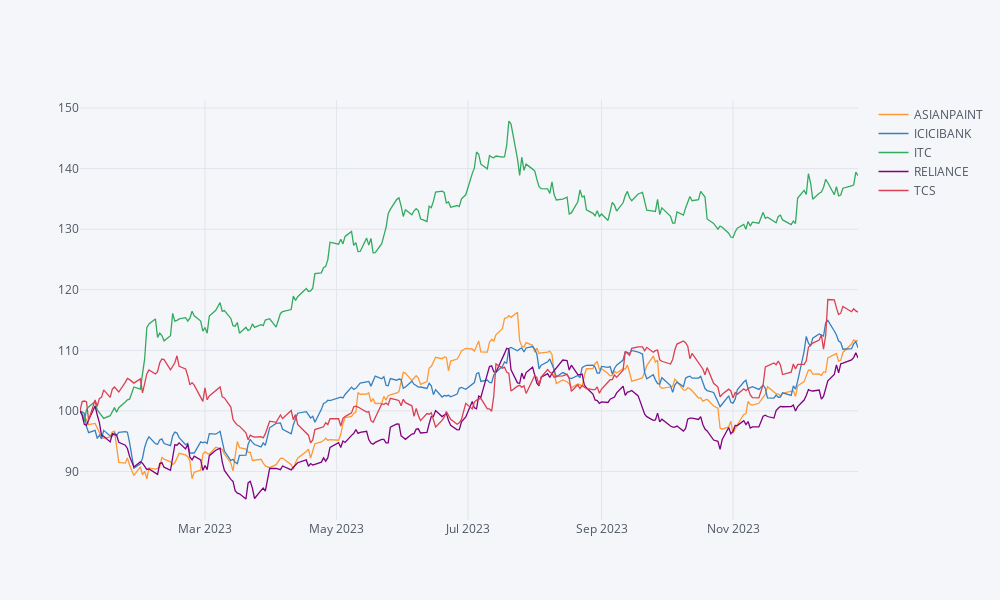

The cell this chart's notebook holds for it:
### Code cell
# Plot price history
df['2023':].normalize().iplot(kind='line')

### Figure 1 — Plotly figure (JSON) as saved in the notebook; plotly's stock layout.template omitted (floating-point values rounded to 4 significant figures; data arrays with more than 128 entries replaced by an {"elided": "..."} marker saying what was removed)
{"data": [{"line": {"color": "rgba(255, 153, 51, 1.0)", "dash": "solid", "shape": "linear", "width": 1.3}, "mode": "lines", "name": "ASIANPAINT", "text": "", "type": "scatter", "x": {"elided": "245 str values"}, "y": {"elided": "245 float values"}}, {"line": {"color": "rgba(55, 128, 191, 1.0)", "dash": "solid", "shape": "linear", "width": 1.3}, "mode": "lines", "name": "ICICIBANK", "text": "", "type": "scatter", "x": {"elided": "245 str values"}, "y": {"elided": "245 float values"}}, {"line": {"color": "rgba(50, 171, 96, 1.0)", "dash": "solid", "shape": "linear", "width": 1.3}, "mode": "lines", "name": "ITC", "text": "", "type": "scatter", "x": {"elided": "245 str values"}, "y": {"elided": "245 float values"}}, {"line": {"color": "rgba(128, 0, 128, 1.0)", "dash": "solid", "shape": "linear", "width": 1.3}, "mode": "lines", "name": "RELIANCE", "text": "", "type": "scatter", "x": {"elided": "245 str values"}, "y": {"elided": "245 float values"}}, {"line": {"color": "rgba(219, 64, 82, 1.0)", "dash": "solid", "shape": "linear", "width": 1.3}, "mode": "lines", "name": "TCS", "text": "", "type": "scatter", "x": {"elided": "245 str values"}, "y": {"elided": "245 float values"}}], "layout": {"height": 600, "legend": {"bgcolor": "#F5F6F9", "font": {"color": "#4D5663"}}, "paper_bgcolor": "#F5F6F9", "plot_bgcolor": "#F5F6F9", "title": {"font": {"color": "#4D5663"}}, "width": 1000, "xaxis": {"autorange": true, "gridcolor": "#E1E5ED", "range": ["2023-01-02", "2023-12-29"], "showgrid": true, "tickfont": {"color": "#4D5663"}, "title": {"font": {"color": "#4D5663"}, "text": ""}, "type": "date", "zerolinecolor": "#E1E5ED"}, "yaxis": {"autorange": true, "gridcolor": "#E1E5ED", "range": [81.99, 151.3], "showgrid": true, "tickfont": {"color": "#4D5663"}, "title": {"font": {"color": "#4D5663"}, "text": ""}, "type": "linear", "zerolinecolor": "#E1E5ED"}}}
